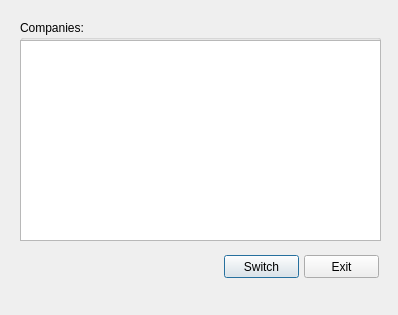
<?xml version="1.0" encoding="UTF-8"?>
<ui version="4.0">
 <class>Dialog</class>
 <widget class="QDialog" name="Dialog">
  <property name="geometry">
   <rect>
    <x>0</x>
    <y>0</y>
    <width>398</width>
    <height>315</height>
   </rect>
  </property>
  <property name="windowTitle">
   <string>Switch Company</string>
  </property>
  <widget class="QGroupBox" name="groupBox">
   <property name="geometry">
    <rect>
     <x>20</x>
     <y>20</y>
     <width>361</width>
     <height>221</height>
    </rect>
   </property>
   <property name="title">
    <string>Companies:</string>
   </property>
   <widget class="QListView" name="view">
    <property name="geometry">
     <rect>
      <x>0</x>
      <y>20</y>
      <width>361</width>
      <height>201</height>
     </rect>
    </property>
    <property name="alternatingRowColors">
     <bool>true</bool>
    </property>
   </widget>
  </widget>
  <widget class="QPushButton" name="switch_">
   <property name="geometry">
    <rect>
     <x>224</x>
     <y>255</y>
     <width>75</width>
     <height>23</height>
    </rect>
   </property>
   <property name="text">
    <string>Switch</string>
   </property>
  </widget>
  <widget class="QPushButton" name="exit">
   <property name="geometry">
    <rect>
     <x>304</x>
     <y>255</y>
     <width>75</width>
     <height>23</height>
    </rect>
   </property>
   <property name="text">
    <string>Exit</string>
   </property>
  </widget>
 </widget>
 <resources/>
 <connections>
  <connection>
   <sender>exit</sender>
   <signal>clicked()</signal>
   <receiver>Dialog</receiver>
   <slot>accept()</slot>
   <hints>
    <hint type="sourcelabel">
     <x>320</x>
     <y>275</y>
    </hint>
    <hint type="destinationlabel">
     <x>339</x>
     <y>303</y>
    </hint>
   </hints>
  </connection>
 </connections>
</ui>
